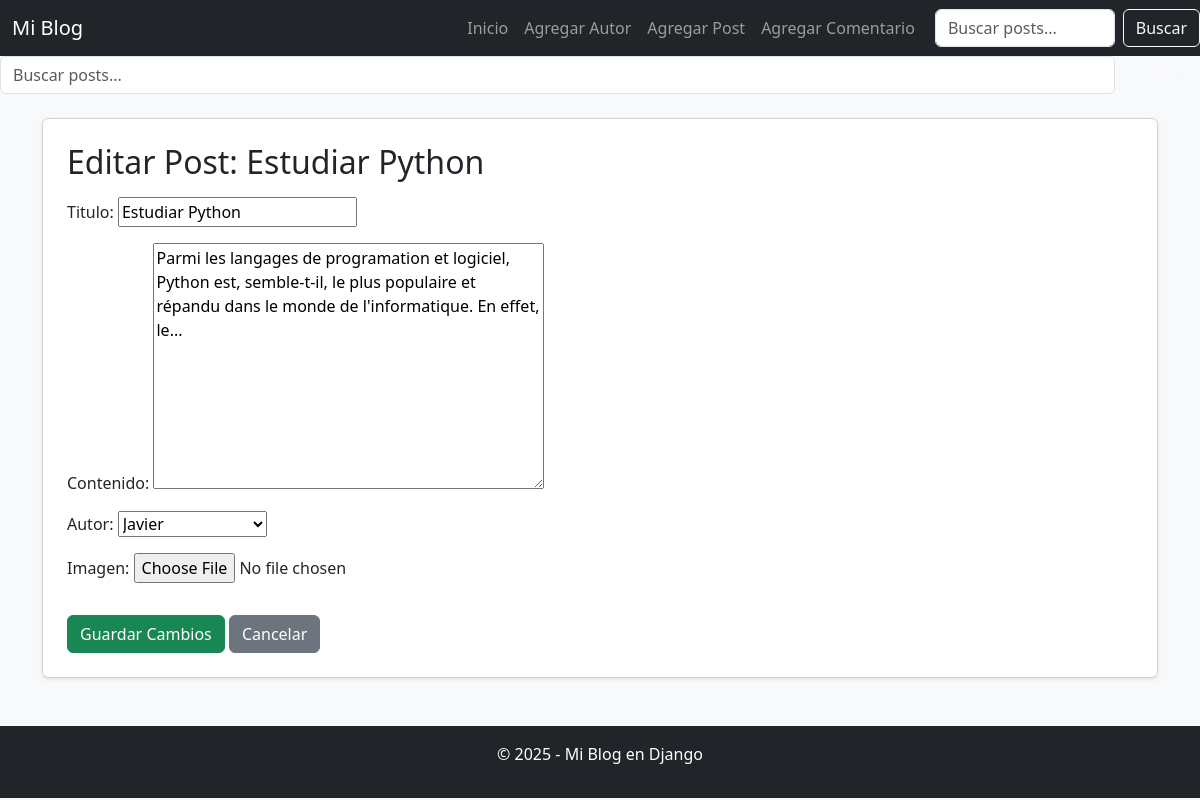
Screenshot of /post/1/editar/ with the database file from the repository.
### blog/models.py (models this page shows, shortened)
class Post(models.Model):
    titulo = models.CharField(max_length=200)
    contenido = models.TextField()
    autor = models.ForeignKey('Autor', on_delete=models.CASCADE)
    fecha_publicacion = models.DateTimeField(auto_now_add=True)
    imagen = models.ImageField(upload_to='post_images/', blank=True, null=True)  # Nuevo campo

### blog/views.py (the view)
# urls.py: path('post/<int:post_id>/editar/', editar_post, name='editar_post'),
def editar_post(request, post_id):
    post = get_object_or_404(Post, id=post_id)
    if request.method == "POST":
        form = PostForm(request.POST, request.FILES, instance=post)
        if form.is_valid():
            form.save()
            return redirect('detalle_post', post_id=post.id)
    else:
        form = PostForm(instance=post)
    return render(request, 'blog/editar_post.html', {'form': form, 'post': post})

### blog/forms.py
class PostForm(forms.ModelForm):
    class Meta:
        model = Post
        fields = ['titulo', 'contenido', 'autor', 'imagen']  # Agregamos "imagen"

### blog/models.py (called while the page is built)
    def __str__(self):
        return self.nombre

### blog/templates/blog/editar_post.html (shortened to what this page needs)
{% extends 'blog/base.html' %}
{% block content %}
<div class="card p-4 shadow-sm">
    <h2 class="mb-3">Editar Post: {{ post.titulo }}</h2>
    <form method="post" enctype="multipart/form-data">
        {{ form.as_p }}
        <button type="submit" class="btn btn-success mt-3">Guardar Cambios</button>
        <a href="{% url 'detalle_post' post.id %}" class="btn btn-secondary mt-3">Cancelar</a>
    </form>
</div>
{% endblock %}

### rows the page displays
Post: titulo "Estudiar Python", contenido "Parmi les langages de programation et logiciel, Python est, semble-t-il, le plus populaire et répandu dans le monde de l'informatique. En effet, le...", autor "Javier"
